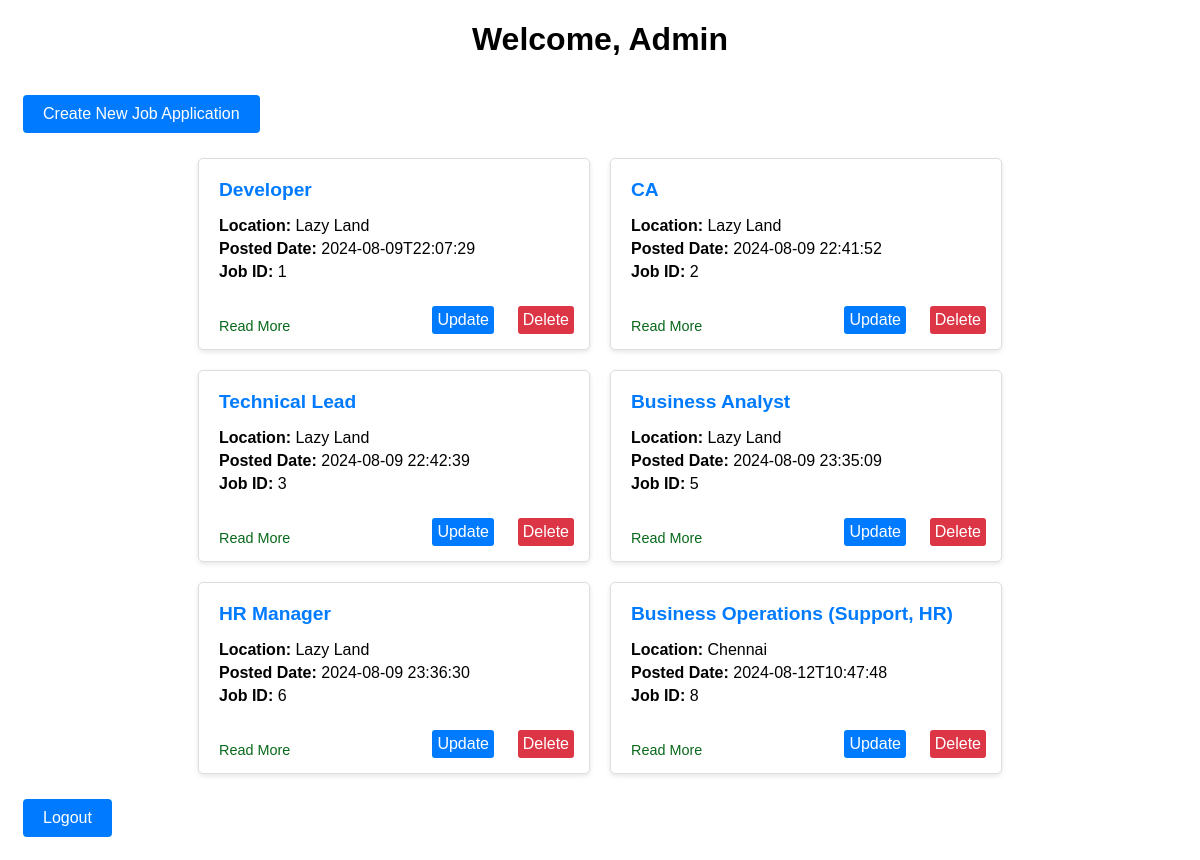
Page /admin/admin_dashboard (signed in) on the committed database.
### tables this page shows
CREATE TABLE job_applications (
                id INTEGER PRIMARY KEY AUTOINCREMENT,
                position TEXT NOT NULL,
                company TEXT NOT NULL,
                location TEXT NOT NULL,
                experience_range TEXT NOT NULL,
                description TEXT NOT NULL,
                posted_date TEXT NOT NULL
            );

### admin.py (the view)
@admin_blueprint.route('/admin_dashboard')
def dashboard():
    if 'username' not in session or not is_admin(session['username']):
        flash('You are not authorized to access this page.')
        return redirect(url_for('auth.sign_in'))
    db = get_db()
    job_applications = db.execute('SELECT id, position, company, location, experience_range, description, posted_date FROM job_applications').fetchall()
    return render_template('admin_dashboard.html', job_applications=job_applications)

### admin.py (called while the page is built)
def is_admin(username):
    db = get_db()
    user_info = db.execute('SELECT is_admin FROM users WHERE username = ?', (username,)).fetchone()
    return user_info['is_admin'] == 1

### create_db.py (called while the page is built)
def get_db():
    conn = sqlite3.connect(DATABASE)
    conn.row_factory = sqlite3.Row
    return conn

### templates/admin_dashboard.html (shortened to what this page needs)
<!DOCTYPE html>
<html lang="en">
<head>
    <link rel="stylesheet" href="{{ url_for('static', filename='admin_dashboard.css') }}">
</head>
<body>
    <h1>Welcome, Admin</h1>
    <a href="{{ url_for('admin.create_job') }}">Create New Job Application</a>
    <div class="job-applications">
        {% for job in job_applications %}
        <div class="job-box" onclick="window.location.href='{{ url_for('admin.view_job', job_id=job.id) }}'">
            <h2 class="job-title">{{ job.position }}</h2>
            <p><strong>Location:</strong> {{ job.location }}</p>
            <p><strong>Posted Date:</strong> {{ job.posted_date }}</p>
            <p><strong>Job ID:</strong> {{ job.id }}</p>
            <p class="read-more">Read More</p>
            <a href="{{ url_for('admin.edit_job', job_id=job.id) }}" class="update-btn">Update</a>
            <a href="{{ url_for('admin.delete_job', job_id=job.id) }}" class="delete-btn" onclick="return confirm('Are you sure you want to delete this job?');">Delete</a>
        </div>
        {% endfor %}
    </div>
    <a href="{{url_for('auth.sign_out')}}">Logout</a>
</body>
</html>

### static/admin_dashboard.css (style rules this page uses)
body { font-family: Arial, sans-serif; }
h1 { text-align: center; }
a { display: inline-block; margin: 15px; padding: 10px 20px; background-color: #007bff; color: #fff; text-decoration: none; border-radius: 4px; text-align: center; }
.job-applications { display: flex; flex-wrap: wrap; justify-content: center; }
.job-box { border: 1px solid #ddd; padding: 20px; margin: 10px; border-radius: 5px; width: 350px; min-height: 150px; box-shadow: 0 2px 5px rgba(0, 0, 0, 0.1); position: relative; transition: background-color 0.3s; }
.job-box h2 { margin-top: 0; color: #007bff; }
.job-box p { margin: 5px 0; }
.job-title { font-size: 1.2em; color: #333; }
.update-btn, .delete-btn { position: absolute; display: inline-block; padding: 5px 5px; bottom: 10px; margin: 5px; color: white; text-decoration: none; border-radius: 3px; }
.update-btn { background-color: #007bff; right: 90px; }
.delete-btn { background-color: #dc3545; right: 10px; }
.read-more { position: absolute; bottom: 10px; left: 20px; font-size: 0.9em; color: #08691b; background: transparent; text-decoration: none; }

### rows in the picture
job_applications: position "Developer", location "Lazy Land", posted_date "2024-08-09T22:07:29", id "1"
job_applications: position "CA", location "Lazy Land", posted_date "2024-08-09 22:41:52", id "2"
job_applications: position "Technical Lead", location "Lazy Land", posted_date "2024-08-09 22:42:39", id "3"
job_applications: position "Business Analyst", location "Lazy Land", posted_date "2024-08-09 23:35:09", id "5"
job_applications: position "HR Manager", location "Lazy Land", posted_date "2024-08-09 23:36:30", id "6"
job_applications: position "Business Operations (Support, HR)", location "Chennai", posted_date "2024-08-12T10:47:48", id "8"
